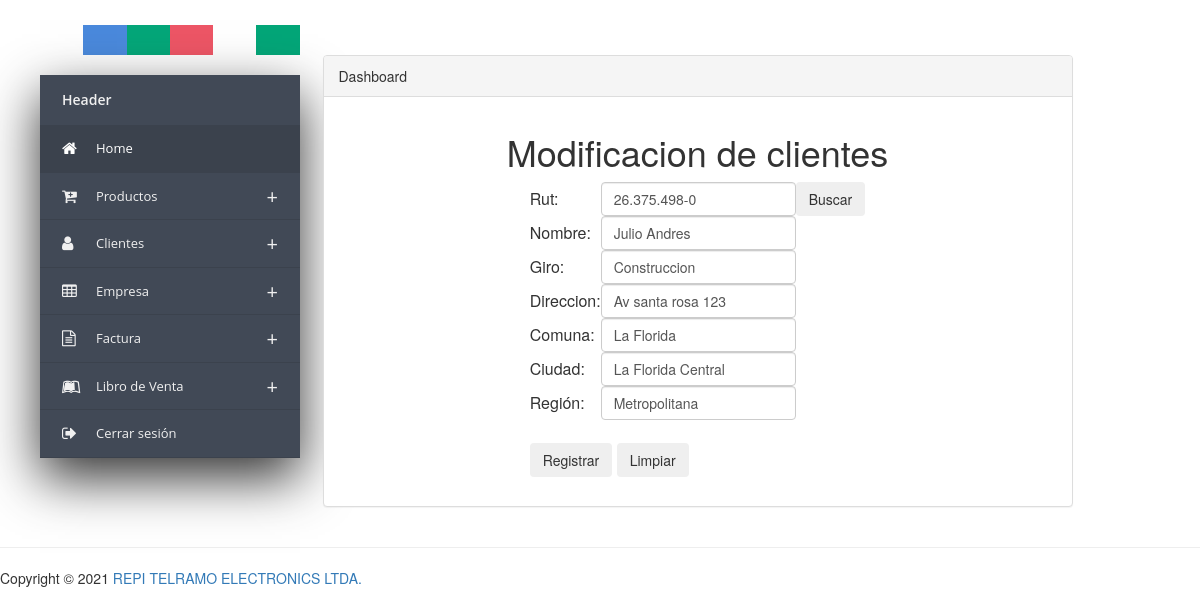
/Presentacion/admin/ClientModificar.php?Rut=26.375.498-0, run on the app's committed database.
### tables this page shows
CREATE TABLE `cliente` (
  `Rut` varchar(13) NOT NULL,
  `Nombre` varchar(100) NOT NULL,
  `Giro` varchar(100) NOT NULL,
  `Direccion` varchar(100) NOT NULL,
  `Comuna` varchar(50) NOT NULL,
  `Ciudad` varchar(50) NOT NULL,
  `Region` varchar(100) NOT NULL
);

### Presentacion/admin/ClientModificar.php (the view, shortened to what this page needs)
<html lang="en">
    <head>
        <link href="../Estilos/css/AdminEstilo.css" rel="stylesheet" >
        <link rel="stylesheet" href="https://maxcdn.bootstrapcdn.com/bootstrap/3.3.7/css/bootstrap.min.css">
        <link rel="stylesheet" href="https://maxcdn.bootstrapcdn.com/font-awesome/4.7.0/css/font-awesome.min.css">
        <link href="//netdna.bootstrapcdn.com/bootstrap/3.2.0/css/bootstrap.min.css" rel="stylesheet" id="bootstrap-css">
		<?php
		if (isset($_REQUEST["Rut"])) {
			$Rut = $_REQUEST["Rut"];
			$cone = new Conexion();
			$query = "SELECT * FROM cliente where Rut = '$Rut'";
			$cons = $cone->query($query);
			$cons->execute();
			$cadena = $cons->fetchALL();
		}
		?>
    </head>
    <body>
	<div class="container-fluid main-container">
	<?php include 'MenuAdmin.php'; ?>
		<br>
		<br>
		<br>
		<div class="col-md-8 content">
            <div class="panel panel-default">
                <div class="panel-heading">
                    Dashboard
                </div>
                <div class="panel-body">
				<div class="popup-inner">
                <p>
                <center>
                    <form action="../../Controladores/ValidadorCliente.php" name="Validador" method="post">
                        <h1>Modificacion de clientes</h1>
                        <table class="table-active">
                            <tbody>
                                <tr>
                                    <td>Rut: </td>
                                    <td> <input type="text" name="TxtRut"class="form-control" value="<?php  if (isset($_REQUEST["Rut"])) { echo $Rut; } ?>" placeholder="Ej:11.111.111-k" pattern="[0-9]{1,2}.[0-9]{3}.[0-9]{3}-[0-9Kk]{1}" required title="EJ: 99.999.999-9"/>
									</td><td> <input type="submit"  class ="btn"value="Buscar" name="btnBuscar"/></td>
                                </tr>
								<?php
								if (isset($_REQUEST["Rut"])) {
								 foreach ($cadena as $row):
									?>
                                <tr>
                                    <td>Nombre: </td>
                                    <td> <input type="text" name="TxtNombre"class="form-control" value="<?php echo $row[1]; ?>"required placeholder="Ingrese su Nombre" title="Ingrese solo letras" /> </td>
                                </tr>
                                <tr>
                                    <td>Giro: </td>
                                    <td> <input type="text" name="TxtGiro"class="form-control" value="<?php echo $row[2]; ?>" required placeholder="Ingrese su Giro"  title="Ingrese solo letras"/> </td>
                                </tr>
                                <tr>
                                    <td>Direccion: </td>
                                    <td> <input type="text" name="TxtDireccion"class="form-control" value="<?php echo $row[3]; ?>" required placeholder="Ingrese su Direccion"/> </td>
                                </tr>
                                <tr>
                                    <td>Comuna: </td>
                                    <td> <input type="text" name="TxtComuna"class="form-control" value="<?php echo $row[4]; ?>" required placeholder="Ingrese su Direccion"/> </td>
                                </tr>
                                <tr>
                                    <td>Ciudad: </td>
                                    <td> <input type="text" name="TxtCiudad"class="form-control" value="<?php echo $row[5]; ?>" required placeholder="Ingrese su Direccion"/> </td>
                                </tr>
                                <tr>
                                    <td>Región: </td>
                                    <td> <input type="text" name="TxtRegion"class="form-control" value="<?php echo $row[6]; ?>" required placeholder="Ingrese su Direccion"/> </td>
                                </tr>
                                    <td colspan="2">
									<br>
                                        <input type="submit" name="btnModificar" value="Registrar" class="btn" />
                                        <input type="reset" name="Btn" value="Limpiar" class="btn" />
                                    </td>
								<?php endforeach; }?>
                            </tbody>
                        </table>
                    </form>
                </center>
            </div>
            </div>
                </div>
            </div>
		</div>
		<footer class="pull-left footer">
			<p class="col-md-12">
				<hr class="divider">
				Copyright &COPY; 2021 <a href="http://www.pingpong-labs.com">REPI TELRAMO ELECTRONICS LTDA.</a>
			</p>
		</footer>
    </body>
</html>

### Presentacion/Estilos/css/AdminEstilo.css (style rules this page uses)
* { box-sizing:border-box; -moz-box-sizing:border-box; -webkit-box-sizing:border-box; }
body { background: #f0f0f0; }
.main-container { background: #FFF; padding-top: 15px; margin-top: -20px; }
.footer { width: 100%; }

### data on the page
cliente: TxtNombre "Julio Andres", TxtGiro "Construccion", TxtDireccion "Av santa rosa 123", TxtComuna "La Florida", TxtCiudad "La Florida Central", TxtRegion "Metropolitana"
